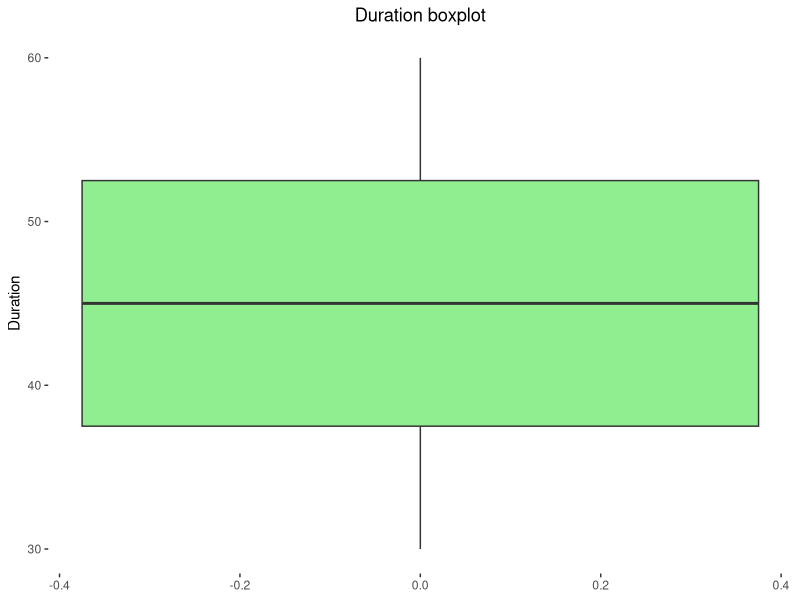

Reproduce this figure in R.
## ---- chunk 1
# Libraries
library(ggplot2) # load ggplot2 libray 

# Create a Data Frame
Data_Frame <- data.frame (
  Training = c("Strength", "Stamina", "Other"),
  Pulse = c(100, 150, 120),
  Duration = c(60, 30, 45)
)

# Create a boxplot
ggplot(Data_Frame, aes(y = Duration)) +
  # add a colour argument
  geom_boxplot(fill = "lightgreen") + 
  #add a title 
  ggtitle("Duration boxplot") + 
  # Move title to the center
  theme(plot.title = element_text(hjust = 0.5)) + 
  # Remove the gray background panel 
  theme(panel.background = element_blank()) # remove background
